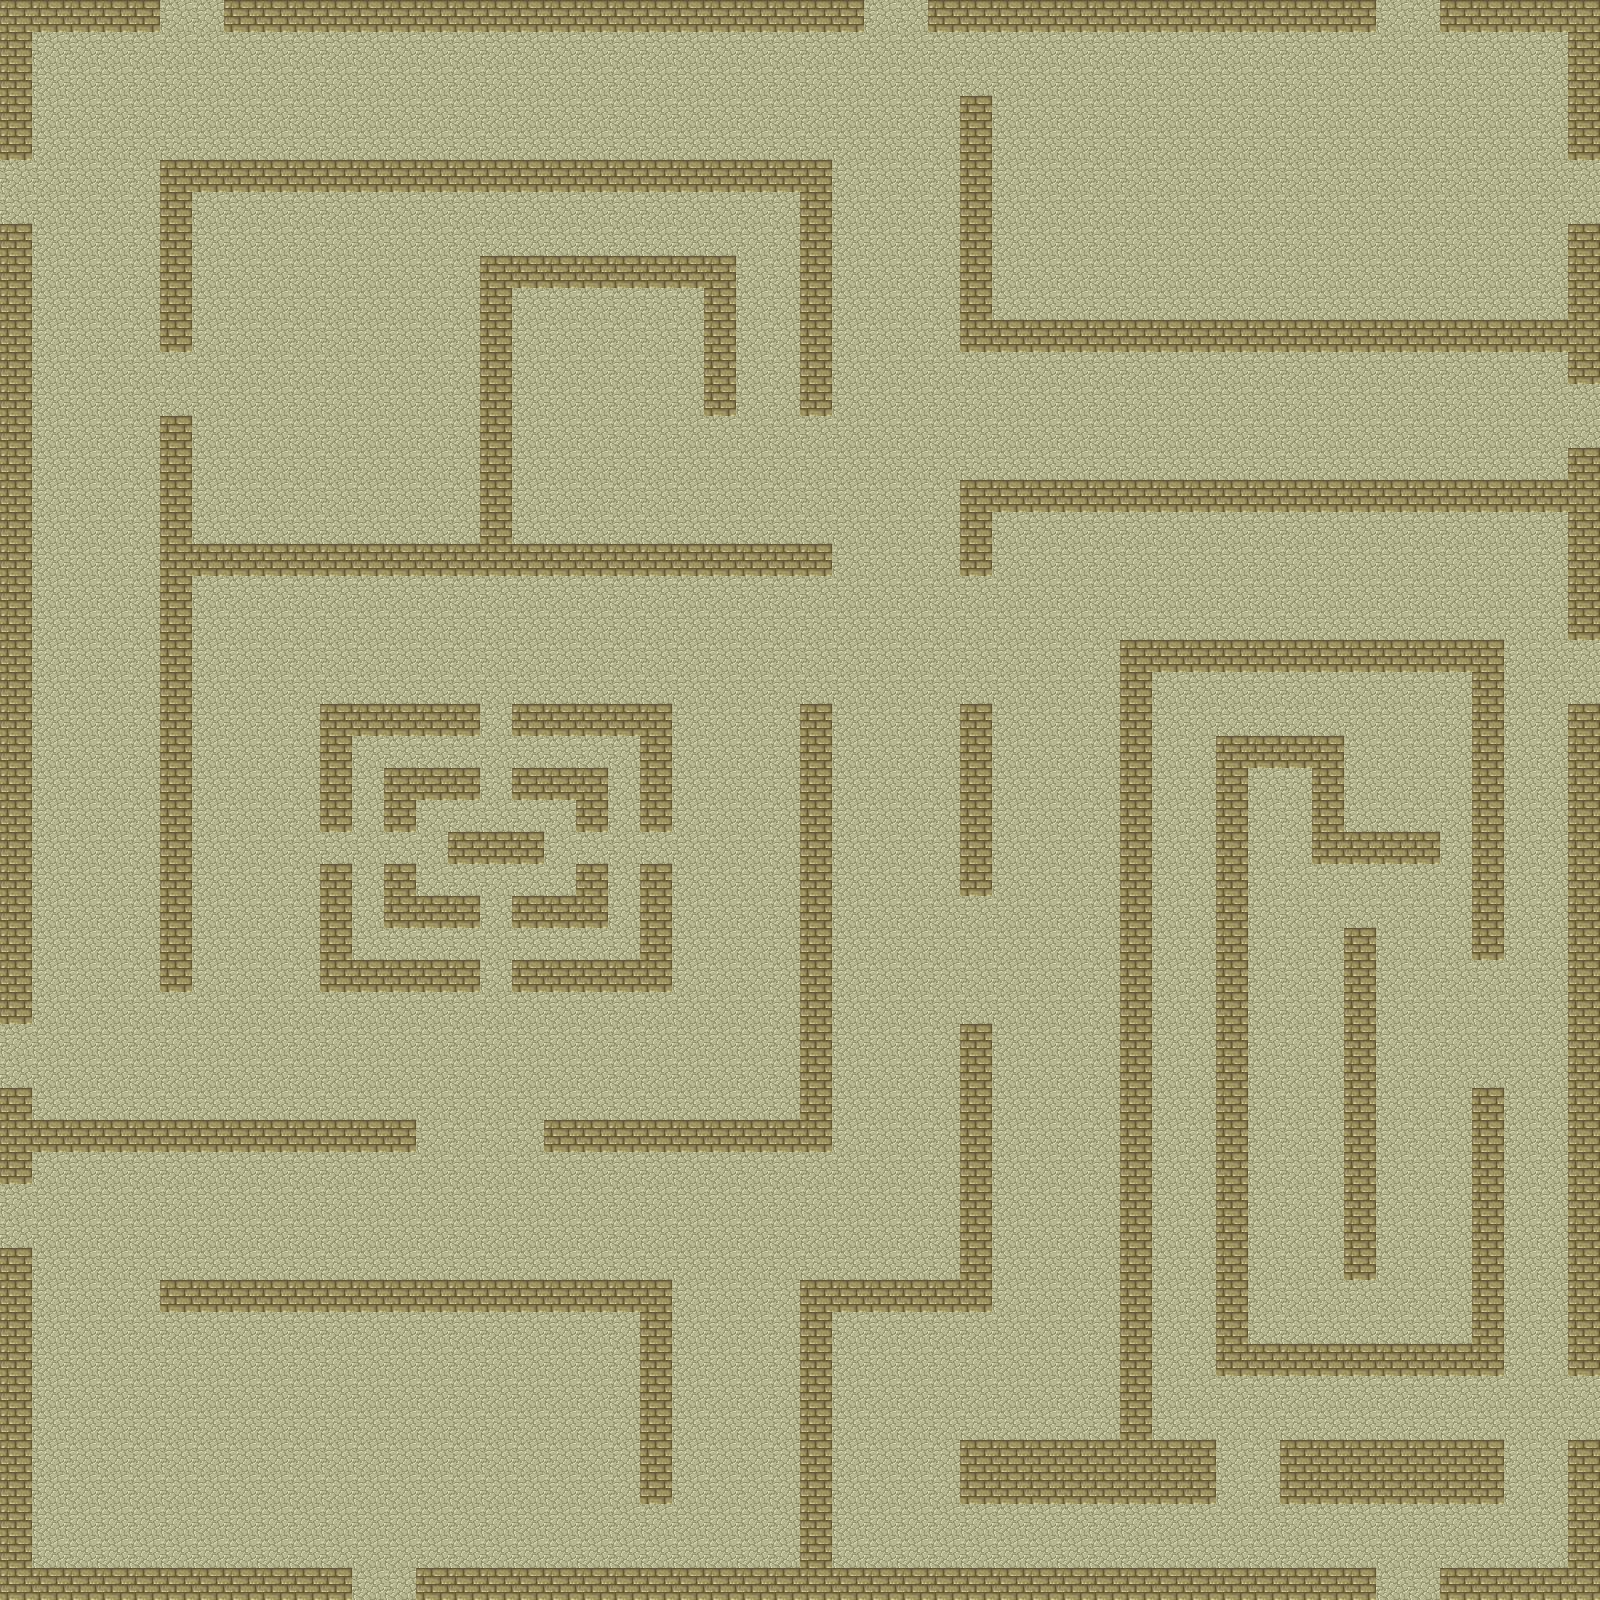

Below is a game level as drawn by its tile map, then a one-line description and the .tmx that defines it (tile-layer data replaced by summaries):
An orthogonal 50x50 tile map with 32x32 px tiles, 2 tile layers (floor, walls) and 66 objects.

<map version="1.0" orientation="orthogonal" renderorder="right-down" width="50" height="50" tilewidth="32" tileheight="32" nextobjectid="83">
 <tileset firstgid="1" name="tmw_desert_spacing" tilewidth="32" tileheight="32" spacing="1" margin="1" tilecount="48" columns="8">
  <image source="tmw_desert_spacing.png" width="265" height="199" />
 </tileset>
 <layer name="floor" width="50" height="50">
  <data>[2500 cells, 2500 non-empty, 1 distinct tile ids]</data>
 </layer>
 <layer name="walls" width="50" height="50">
  <data>[2500 cells, 578 non-empty, 2 distinct tile ids]</data>
 </layer>
 <objectgroup name="collision">
  <object id="1" x="0" y="0" width="160" height="32" />
  <object id="2" x="224" y="0" width="640" height="32" />
  <object id="4" x="928" y="0" width="448" height="32" />
  <object id="6" x="1440" y="0" width="160" height="32" />
  <object id="8" x="1568" y="32" width="32" height="128" />
  <object id="11" x="1568" y="224" width="32" height="160" />
  <object id="12" x="1568" y="448" width="32" height="192" />
  <object id="13" x="1568" y="704" width="32" height="672" />
  <object id="14" x="1568" y="1440" width="32" height="160" />
  <object id="15" x="0" y="32" width="32" height="128" />
  <object id="17" x="0" y="224" width="32" height="800" />
  <object id="19" x="0" y="1088" width="32" height="96" />
  <object id="21" x="0" y="1248" width="32" height="352" />
  <object id="22" x="32" y="1120" width="384" height="32" />
  <object id="23" x="32" y="1568" width="320" height="32" />
  <object id="25" x="160" y="1280" width="512" height="32" />
  <object id="26" x="640" y="1312" width="32" height="192" />
  <object id="27" x="416" y="1568" width="960" height="32" />
  <object id="28" x="800" y="1280" width="32" height="288" />
  <object id="29" x="832" y="1280" width="160" height="32" />
  <object id="30" x="960" y="1024" width="32" height="256" />
  <object id="31" x="544" y="1120" width="288" height="32" />
  <object id="32" x="800" y="704" width="32" height="416" />
  <object id="33" x="160" y="160" width="32" height="192" />
  <object id="34" x="192" y="160" width="640" height="32" />
  <object id="39" x="800" y="192" width="32" height="224" />
  <object id="40" x="160" y="416" width="32" height="576" />
  <object id="41" x="192" y="544" width="640" height="32" />
  <object id="42" x="480" y="256" width="32" height="288" />
  <object id="43" x="512" y="256" width="224" height="32" />
  <object id="44" x="704" y="288" width="32" height="128" />
  <object id="45" x="960" y="96" width="32" height="256" />
  <object id="48" x="992" y="320" width="576" height="32" />
  <object id="50" x="960" y="480" width="32" height="96" />
  <object id="51" x="992" y="480" width="576" height="32" />
  <object id="52" x="960" y="704" width="32" height="192" />
  <object id="53" x="960" y="1440" width="256" height="64" />
  <object id="54" x="1120" y="640" width="32" height="800" />
  <object id="55" x="1152" y="640" width="352" height="32" />
  <object id="56" x="1472" y="672" width="32" height="288" />
  <object id="57" x="1472" y="1088" width="32" height="288" />
  <object id="58" x="1216" y="1344" width="256" height="32" />
  <object id="59" x="1216" y="736" width="32" height="608" />
  <object id="60" x="1248" y="736" width="96" height="32" />
  <object id="61" x="1312" y="768" width="32" height="96" />
  <object id="62" x="1344" y="832" width="96" height="32" />
  <object id="63" x="1344" y="928" width="32" height="352" />
  <object id="64" x="1280" y="1440" width="224" height="64" />
  <object id="65" x="1440" y="1568" width="128" height="32" />
  <object id="66" x="320" y="704" width="160" height="32" />
  <object id="67" x="512" y="704" width="160" height="32" />
  <object id="68" x="320" y="960" width="160" height="32" />
  <object id="69" x="512" y="960" width="160" height="32" />
  <object id="70" x="320" y="736" width="32" height="96" />
  <object id="71" x="320" y="864" width="32" height="96" />
  <object id="72" x="640" y="736" width="32" height="96" />
  <object id="73" x="640" y="864" width="32" height="96" />
  <object id="74" x="384" y="768" width="96" height="32" />
  <object id="75" x="512" y="768" width="96" height="32" />
  <object id="76" x="576" y="800" width="32" height="32" />
  <object id="77" x="384" y="800" width="32" height="32" />
  <object id="78" x="384" y="864" width="32" height="32" />
  <object id="79" x="384" y="896" width="96" height="32" />
  <object id="80" x="512" y="896" width="96" height="32" />
  <object id="81" x="576" y="864" width="32" height="32" />
  <object id="82" x="448" y="832" width="96" height="32" />
 </objectgroup>
</map>
